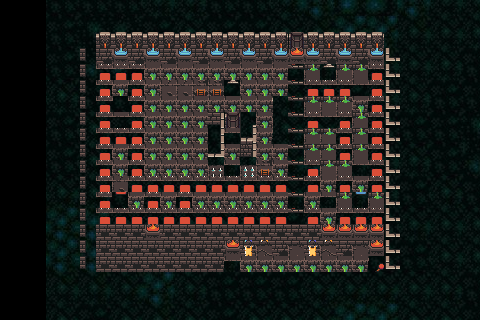

A level layout from a 2D game, rendered from its tile map. Below: a short description, then the map file with its tile-grid data intact:
An orthogonal 30x20 tile map with 16x16 px tiles, 1 tile layer (Tile Layer 1), 1 image layer.

<map version="1.10" tiledversion="1.10.2" orientation="orthogonal" renderorder="right-down" width="30" height="20" tilewidth="16" tileheight="16" infinite="0" nextlayerid="7" nextobjectid="1">
 <tileset firstgid="1" source="dg.tsx" />
 <imagelayer id="6" name="Image Layer 1" offsetx="46.714" offsety="-0.536943">
  <image source="aa1.jpg" width="501" height="335" />
 </imagelayer>
 <layer id="1" name="Tile Layer 1" width="30" height="20">
  <data encoding="csv">
0,0,0,0,0,0,0,0,0,0,0,0,0,0,0,0,0,0,0,0,0,0,0,0,0,0,0,0,0,0,
0,0,0,0,0,0,0,0,0,0,0,0,0,0,0,0,0,0,0,0,0,0,0,0,0,0,0,0,0,0,
0,0,0,0,0,0,5,5,5,5,5,5,5,5,5,5,5,5,166,5,5,5,5,5,0,0,0,0,0,0,
0,0,0,0,0,321,67,102,67,102,67,102,67,102,67,102,67,102,36,102,67,102,67,102,322,0,0,0,0,0,
0,0,0,0,0,321,386,386,386,132,132,132,132,132,132,132,132,132,517,164,422,164,164,386,322,0,0,0,0,0,
0,0,0,0,0,321,386,132,386,132,131,131,163,163,422,132,132,132,517,386,386,386,196,386,322,0,0,0,0,0,
0,0,0,0,0,321,386,295,386,132,132,132,132,132,132,132,132,167,517,164,164,164,132,386,322,0,0,0,0,0,
0,0,0,0,0,321,386,196,386,132,132,132,132,259,166,260,132,199,517,386,196,386,164,386,322,0,0,0,0,0,
0,0,0,0,0,321,386,386,386,132,132,132,132,291,196,292,132,231,517,164,164,386,164,386,322,0,0,0,0,0,
0,0,0,0,0,321,386,132,386,132,132,132,132,323,132,324,132,132,517,164,164,386,164,386,322,0,0,0,0,0,
0,0,0,0,0,321,386,132,386,132,132,132,132,355,196,356,163,132,517,386,164,164,196,386,322,0,0,0,0,0,
0,0,0,0,0,321,386,131,386,386,386,386,386,386,386,386,386,386,517,386,132,386,132,386,322,0,0,0,0,0,
0,0,0,0,0,321,386,418,132,386,132,386,132,132,132,132,132,132,517,132,196,164,420,164,322,0,0,0,0,0,
0,0,0,0,0,321,386,386,386,386,386,386,386,386,386,386,386,386,517,386,132,386,386,386,322,0,0,0,0,0,
0,0,0,0,0,321,35,35,35,36,35,35,35,35,35,35,35,35,35,35,36,36,36,36,322,0,0,0,0,0,
0,0,0,0,0,321,35,35,35,35,35,35,35,35,36,66,98,67,99,66,98,67,99,36,322,0,0,0,0,0,
0,0,0,0,0,321,35,35,35,35,35,35,35,35,196,132,132,132,132,132,132,132,132,390,322,0,0,0,0,0,
0,0,0,0,0,0,0,0,0,0,0,0,0,0,0,0,0,0,0,0,0,0,0,0,0,0,0,0,0,0,
0,0,0,0,0,0,0,0,0,0,0,0,0,0,0,0,0,0,0,0,0,0,0,0,0,0,0,0,0,0,
0,0,0,0,0,0,0,0,0,0,0,0,0,0,0,0,0,0,0,0,0,0,0,0,0,0,0,0,0,0
</data>
 </layer>
</map>